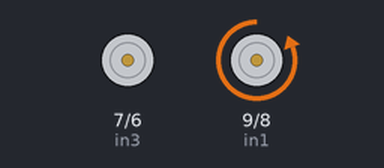
Simulated run of this sketch. Board: Arduino Uno, built with avr-gcc and run on an emulated ATmega328P. Shown: motor-driver pin pairs drawn as motors (green arrow = first pin HIGH = forward, orange = second pin HIGH = backward, longer = more drive).

Above: at 0.15 s.
Timing chart, 0 to 3.0 s (numbered marks = the images above):
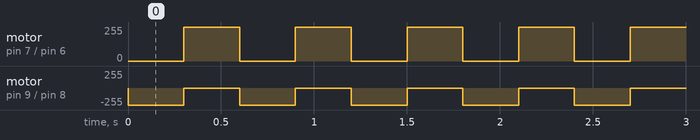

Measured:
- by itself, motor on pin 7 (in3) / pin 6 (in4): alternates forward 255/255 for 0.30 s and stopped for 0.30 s
- by itself, motor on pin 9 (in1) / pin 8 (in2): alternates backward 255/255 for 0.30 s and stopped for 0.30 s

The sketch:

motor.ino
```cpp
// connect motor controller pins to Arduino digital pins
// motor one
//int enA = 10;
int in1 = 9;
int in2 = 8;
// motor two
int in3 = 7;
int in4 = 6;

//Color Sensor pin setup
#define S0 10
#define S1 11
#define S2 12
#define S3 13
#define sensorOut 5

void setup()
{
  // set all the motor control pins to outputs
  pinMode(in1, OUTPUT);
  pinMode(in2, OUTPUT);
  pinMode(in3, OUTPUT);
  pinMode(in4, OUTPUT);

  //Color sensor Set up
  pinMode(S0, OUTPUT);
  pinMode(S1, OUTPUT);
  pinMode(S2, OUTPUT);
  pinMode(S3, OUTPUT);
  pinMode(sensorOut, INPUT);
  // Setting frequency-scaling to 20%
  digitalWrite(S0,HIGH);
  digitalWrite(S1,LOW);
  Serial.begin(9600);

}

void demoOne()
{
  // this function will run the motors in both directions at a fixed speed

  // now change motor directions
  digitalWrite(in1, LOW);
  digitalWrite(in2, HIGH);
  delay(300);
  digitalWrite(in1, LOW);
  digitalWrite(in2, LOW);

  digitalWrite(in3, HIGH);
  digitalWrite(in4, LOW);
  delay(300);
  digitalWrite(in3, LOW);
  digitalWrite(in4, LOW);

}


void loop()
{
  demoOne();

//  demoTwo();
//  delay(1000);
}
```
